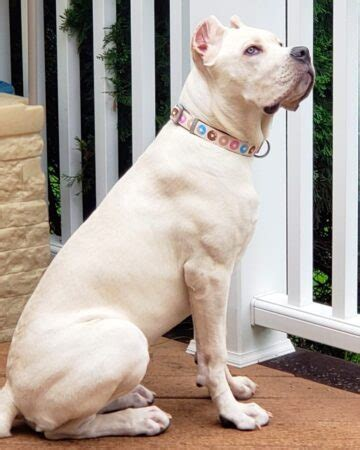
#> input picture foto.jpg, 360 x 450 px
$ python ex2_taglia.py
#> lines starting #> are read from the running program, lines starting #| are printed output that depends on the picture
import os

os.environ["QT_QPA_PLATFORM"] = "xcb"

import cv2

img = cv2.imread('foto.jpg')
#> img is the input picture: shape (450, 360, 3); mean B, G, R 153.9, 163.1, 174.9

# Slicing su matrice NumPy: img[y_inizio:y_fine, x_inizio:x_fine]
# NOTA: Cambia questi valori in base alla dimensione della tua "foto.jpg"
ritaglio = img[100:300, 150:400]
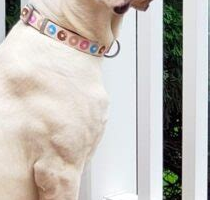
#> ritaglio: shape (200, 210, 3); mean B, G, R 186.2, 191.7, 196.9

cv2.imshow('Immagine intera', img)
cv2.imshow('Ritaglio', ritaglio)

# Salva il ritaglio come file separato
cv2.imwrite('ritaglio_salvato.jpg', ritaglio)
print("Immagine ritagliata e salvata con successo!")

cv2.waitKey(0)
cv2.destroyAllWindows()

$ run again, with gruppo.jpg copied over foto.jpg
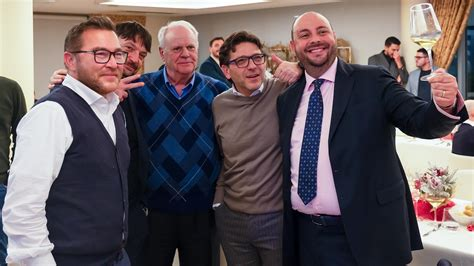
#> input picture gruppo.jpg, 474 x 266 px
#> img is the input picture: shape (266, 474, 3); mean B, G, R 95.8, 91.9, 102.6
#> `ritaglio = img[100:300, 150:400]`:
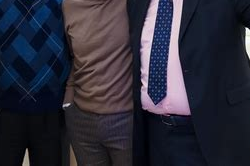
#> ritaglio: shape (166, 250, 3); mean B, G, R 56.5, 43.3, 43.8
